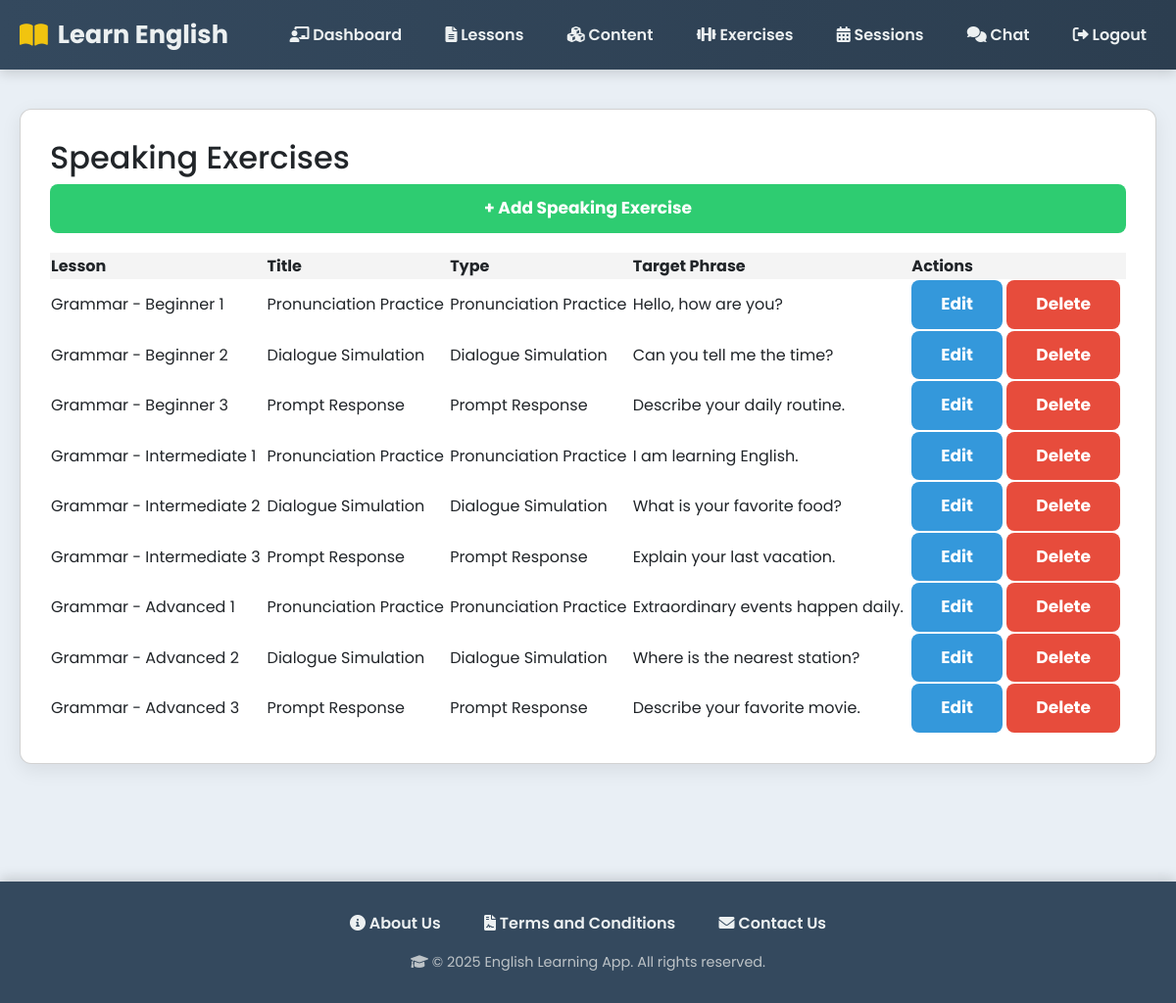
Page /teacher/speaking-exercises/ (signed in) on the committed database.
### myapp/models.py (models this page shows, shortened)
class SpeakingExercise(models.Model):
    EXERCISE_TYPE_CHOICES = (
        ('pronunciation', 'Pronunciation Practice'),
        ('dialogue', 'Dialogue Simulation'),
        ('response', 'Prompt Response'),
    )
    lesson = models.ForeignKey(Lesson, on_delete=models.CASCADE, related_name="speaking_exercises")
    title = models.CharField(max_length=200)
    description = models.TextField(blank=True, null=True)
    exercise_type = models.CharField(max_length=20, choices=EXERCISE_TYPE_CHOICES)
    target_phrase = models.TextField(help_text="Target phrase for pronunciation practice")
    audio_example = models.FileField(upload_to='speaking_examples/', blank=True, null=True)
    created_at = models.DateTimeField(auto_now_add=True)

class Lesson(models.Model):
    SKILL_LEVEL_CHOICES = [
        ("beginner", "Beginner"),
        ("intermediate", "Intermediate"),
        ("advanced", "Advanced"),
    ]
    CATEGORY_CHOICES = [
        ("grammar", "Grammar"),
        ("vocabulary", "Vocabulary"),
        ("listening", "Listening"),
        ("speaking", "Speaking"),
    ]
    title = models.CharField(max_length=200)
    description = models.TextField(blank=True)
    skill_level = models.CharField(max_length=20, choices=SKILL_LEVEL_CHOICES)
    category = models.CharField(max_length=20, choices=CATEGORY_CHOICES)
    created_by = models.ForeignKey(
        UserRegister,
        on_delete=models.SET_NULL,
        null=True,
        related_name="lessons_created"
    )
    created_at = models.DateTimeField(auto_now_add=True)

### myapp/views.py (the view)
# urls.py: path("teacher/speaking-exercises/", views.speaking_exercise_list, name="speaking_exercise_list"),
def speaking_exercise_list(request):
    if request.session.get("usertype") != "teacher":
        return redirect("login")
    exercises = SpeakingExercise.objects.all()
    return render(request, "teacher/speaking_exercise_list.html", {"exercises": exercises})

### templates/teacher/speaking_exercise_list.html (shortened to what this page needs)
{% extends "base.html" %}
{% block content %}
<div class="card">
  <h2>Speaking Exercises</h2>
  <a href="{% url 'speaking_exercise_create' %}" class="btn btn-success">+ Add Speaking Exercise</a>
  <table style="width:100%; margin-top:20px; border-collapse:collapse;">
    <thead>
      <tr style="background:#f4f4f4;">
        <th>Lesson</th>
        <th>Title</th>
        <th>Type</th>
        <th>Target Phrase</th>
        <th>Actions</th>
      </tr>
    </thead>
    <tbody>
      {% for ex in exercises %}
      <tr>
        <td>{{ ex.lesson.title }}</td>
        <td>{{ ex.title }}</td>
        <td>{{ ex.get_exercise_type_display }}</td>
        <td>{{ ex.target_phrase|truncatechars:40 }}</td>
        <td>
          <a href="{% url 'speaking_exercise_update' ex.pk %}" class="btn">Edit</a>
          <a href="{% url 'speaking_exercise_delete' ex.pk %}" class="btn btn-danger">Delete</a>
        </td>
      </tr>
      {% empty %}
      <tr><td colspan="5">No speaking exercises yet.</td></tr>
      {% endfor %}
    </tbody>
  </table>
</div>
{% endblock %}

### templates/base.html (style rules this page uses)
body { font-family: 'Poppins', 'Segoe UI', Tahoma, Geneva, Verdana, sans-serif; margin: 0; padding: 0; background: #e9eff5; color: #2c3e50; line-height: 1.6; }
.card { background: #ffffff; padding: 30px; margin-bottom: 30px; border-radius: 12px; box-shadow: 0 6px 20px rgba(0,0,0,0.08); }
.btn { display: inline-block; padding: 12px 30px; background: #3498db; color: #fff; border: none; border-radius: 8px; text-decoration: none; cursor: pointer; font-size: 17px; font-weight: 700; transition: background 0.3s, transform 0.2s, box-shadow 0.3s; }
.btn-success { background: #2ecc71; }
.btn-danger { background: #e74c3c; }

### rows in the picture
SpeakingExercise: lesson "Grammar - Beginner 1", title "Pronunciation Practice", exercise_type "Pronunciation Practice", target_phrase "Hello, how are you?"
SpeakingExercise: lesson "Grammar - Beginner 2", title "Dialogue Simulation", exercise_type "Dialogue Simulation", target_phrase "Can you tell me the time?"
SpeakingExercise: lesson "Grammar - Beginner 3", title "Prompt Response", exercise_type "Prompt Response", target_phrase "Describe your daily routine."
SpeakingExercise: lesson "Grammar - Intermediate 1", title "Pronunciation Practice", exercise_type "Pronunciation Practice", target_phrase "I am learning English."
SpeakingExercise: lesson "Grammar - Intermediate 2", title "Dialogue Simulation", exercise_type "Dialogue Simulation", target_phrase "What is your favorite food?"
SpeakingExercise: lesson "Grammar - Intermediate 3", title "Prompt Response", exercise_type "Prompt Response", target_phrase "Explain your last vacation."
SpeakingExercise: lesson "Grammar - Advanced 1", title "Pronunciation Practice", exercise_type "Pronunciation Practice", target_phrase "Extraordinary events happen daily."
SpeakingExercise: lesson "Grammar - Advanced 2", title "Dialogue Simulation", exercise_type "Dialogue Simulation", target_phrase "Where is the nearest station?"
SpeakingExercise: lesson "Grammar - Advanced 3", title "Prompt Response", exercise_type "Prompt Response", target_phrase "Describe your favorite movie."
